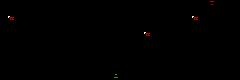

The image is a tile-based game level rendered from a .tmx file. Its description and complete source (layers, tilesets, objects, tile grids) follow:
An orthogonal 30x10 tile map with 8x8 px tiles, 3 tile layers (Geometry, Entities, BG).

<map version="1.10" tiledversion="1.11.0" orientation="orthogonal" renderorder="right-down" width="30" height="10" tilewidth="8" tileheight="8" infinite="0" nextlayerid="4" nextobjectid="1">
 <tileset firstgid="1" source="Project/RoomShaper.tsx" />
 <layer id="1" name="Geometry" width="30" height="10">
  <data encoding="csv">
0,0,0,0,0,0,0,0,0,0,0,0,0,0,0,0,0,0,0,0,0,0,0,0,0,0,7,0,0,0,
0,0,0,0,2,0,0,0,0,0,0,0,0,0,0,0,0,0,0,0,0,0,0,0,0,0,2,0,0,0,
0,0,0,0,2,0,0,0,0,0,0,0,0,0,0,0,0,0,0,0,0,0,0,0,0,0,2,0,0,0,
1,1,1,1,1,1,1,4,0,0,0,0,0,0,0,0,0,0,0,0,0,0,3,1,1,1,1,1,1,1,
1,1,0,0,1,1,1,1,1,1,1,1,4,0,0,0,0,0,0,0,0,3,1,1,1,1,0,0,1,1,
1,0,0,0,0,1,1,1,1,1,1,1,1,4,0,3,1,1,1,1,1,1,1,1,1,0,0,0,0,1,
1,0,0,0,0,1,1,1,1,1,1,1,1,1,2,1,1,1,1,1,1,1,1,1,1,0,0,0,0,1,
1,0,0,0,0,1,1,1,1,0,0,0,1,1,2,1,1,0,0,0,0,0,1,1,1,0,0,0,0,1,
1,0,0,0,0,1,1,1,0,0,0,0,0,1,2,1,0,0,0,0,0,0,1,1,1,0,0,0,0,1,
1,0,0,0,0,1,1,1,0,0,0,0,0,1,6,1,0,0,0,0,0,0,1,1,1,0,0,0,0,1
</data>
 </layer>
 <layer id="2" name="Entities" width="30" height="10">
  <data encoding="csv">
0,0,0,0,0,0,0,0,0,0,0,0,0,0,0,0,0,0,0,0,0,0,0,0,0,0,0,0,0,0,
0,0,0,0,0,0,0,0,0,0,0,0,0,0,0,0,0,0,0,0,0,0,0,0,0,0,0,0,0,0,
0,26,0,0,0,0,0,0,0,0,0,0,0,0,0,0,0,0,0,0,0,0,0,0,26,0,0,0,0,0,
0,0,0,0,0,0,0,0,0,0,0,0,0,0,0,0,0,0,0,0,0,0,0,0,0,0,0,0,0,0,
0,0,0,0,0,0,0,0,0,0,0,0,0,0,0,0,0,0,26,0,0,0,0,0,0,0,0,0,0,0,
0,0,0,0,0,0,0,0,0,0,0,0,0,0,0,0,0,0,0,0,0,0,0,0,0,0,0,0,0,0,
0,0,0,0,0,0,0,0,0,0,0,0,0,0,0,0,0,0,0,0,0,0,0,0,0,0,0,0,0,0,
0,0,0,0,0,0,0,0,0,0,0,0,0,0,0,0,0,0,0,0,0,0,0,0,0,0,0,0,0,0,
0,0,0,0,0,0,0,0,0,0,0,0,0,0,0,0,0,0,0,0,0,0,0,0,0,0,0,0,0,0,
0,0,0,0,0,0,0,0,0,0,0,0,0,0,0,0,0,0,0,0,0,0,0,0,0,0,0,0,0,0
</data>
 </layer>
 <layer id="3" name="BG" width="30" height="10">
  <data encoding="csv">
0,0,0,0,0,0,0,0,0,0,0,0,0,0,0,0,0,0,0,0,0,0,0,0,0,0,0,0,0,0,
0,0,0,0,0,0,0,0,0,0,0,0,0,0,0,0,0,0,0,0,0,0,0,0,0,0,0,0,0,0,
0,0,0,0,0,0,0,0,0,0,0,0,0,0,0,0,0,0,0,0,0,0,0,0,0,0,0,0,0,0,
0,0,0,0,0,0,0,0,0,0,0,0,0,0,0,0,0,0,0,0,0,0,0,0,0,0,0,0,0,0,
0,0,0,0,0,0,0,0,0,0,0,0,0,0,0,0,0,0,0,0,0,0,0,0,0,0,0,0,0,0,
0,0,0,0,0,0,0,0,0,0,0,0,0,0,0,0,0,0,0,0,0,0,0,0,0,0,0,0,0,0,
0,0,0,0,0,0,0,0,0,0,0,0,0,0,0,0,0,0,0,0,0,0,0,0,0,0,0,0,0,0,
0,0,0,0,0,0,0,0,0,0,0,0,0,0,0,0,0,0,0,0,0,0,0,0,0,0,0,0,0,0,
0,0,0,0,0,0,0,0,0,0,0,0,0,0,0,0,0,0,0,0,0,0,0,0,0,0,0,0,0,0,
0,0,0,0,0,0,0,0,0,0,0,0,0,0,0,0,0,0,0,0,0,0,0,0,0,0,0,0,0,0
</data>
 </layer>
</map>
